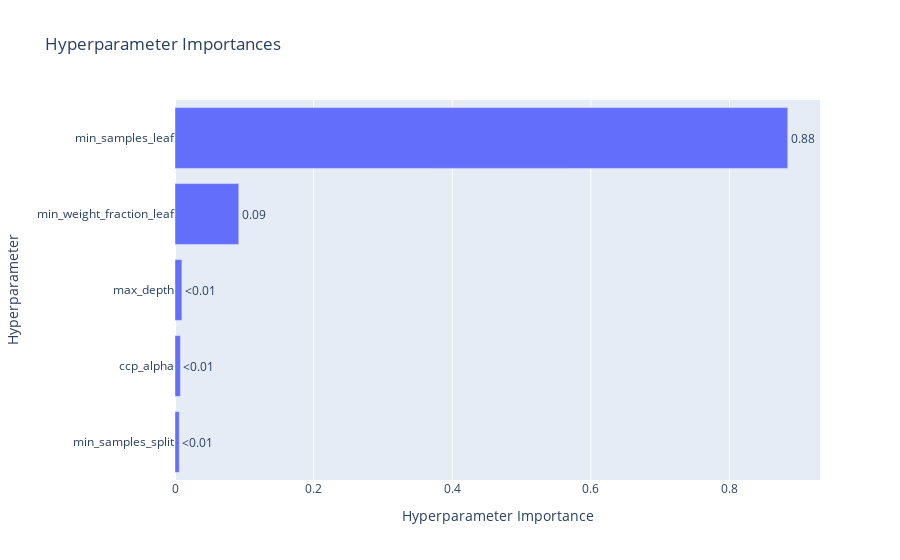

The cell this chart's notebook holds for it:
### Code cell
optuna.visualization.plot_optimization_history(study)
optuna.visualization.plot_param_importances(study)

### Figure 1 — Plotly figure (JSON) as saved in the notebook; plotly's stock layout.template omitted (floating-point values rounded to 4 significant figures)
{"data": [{"cliponaxis": false, "hovertemplate": ["min_samples_split (IntDistribution): 0.006160736089722389<extra></extra>", "ccp_alpha (FloatDistribution): 0.007844516904098117<extra></extra>", "max_depth (IntDistribution): 0.009909090257096713<extra></extra>", "min_weight_fraction_leaf (FloatDistribution): 0.09199592798567302<extra></extra>", "min_samples_leaf (FloatDistribution): 0.8840897287634097<extra></extra>"], "name": "Objective Value", "orientation": "h", "text": ["<0.01", "<0.01", "<0.01", "0.09", "0.88"], "textposition": "outside", "type": "bar", "x": [0.006161, 0.007845, 0.009909, 0.092, 0.8841], "y": ["min_samples_split", "ccp_alpha", "max_depth", "min_weight_fraction_leaf", "min_samples_leaf"]}], "layout": {"title": {"text": "Hyperparameter Importances"}, "xaxis": {"title": {"text": "Hyperparameter Importance"}}, "yaxis": {"title": {"text": "Hyperparameter"}}}}
